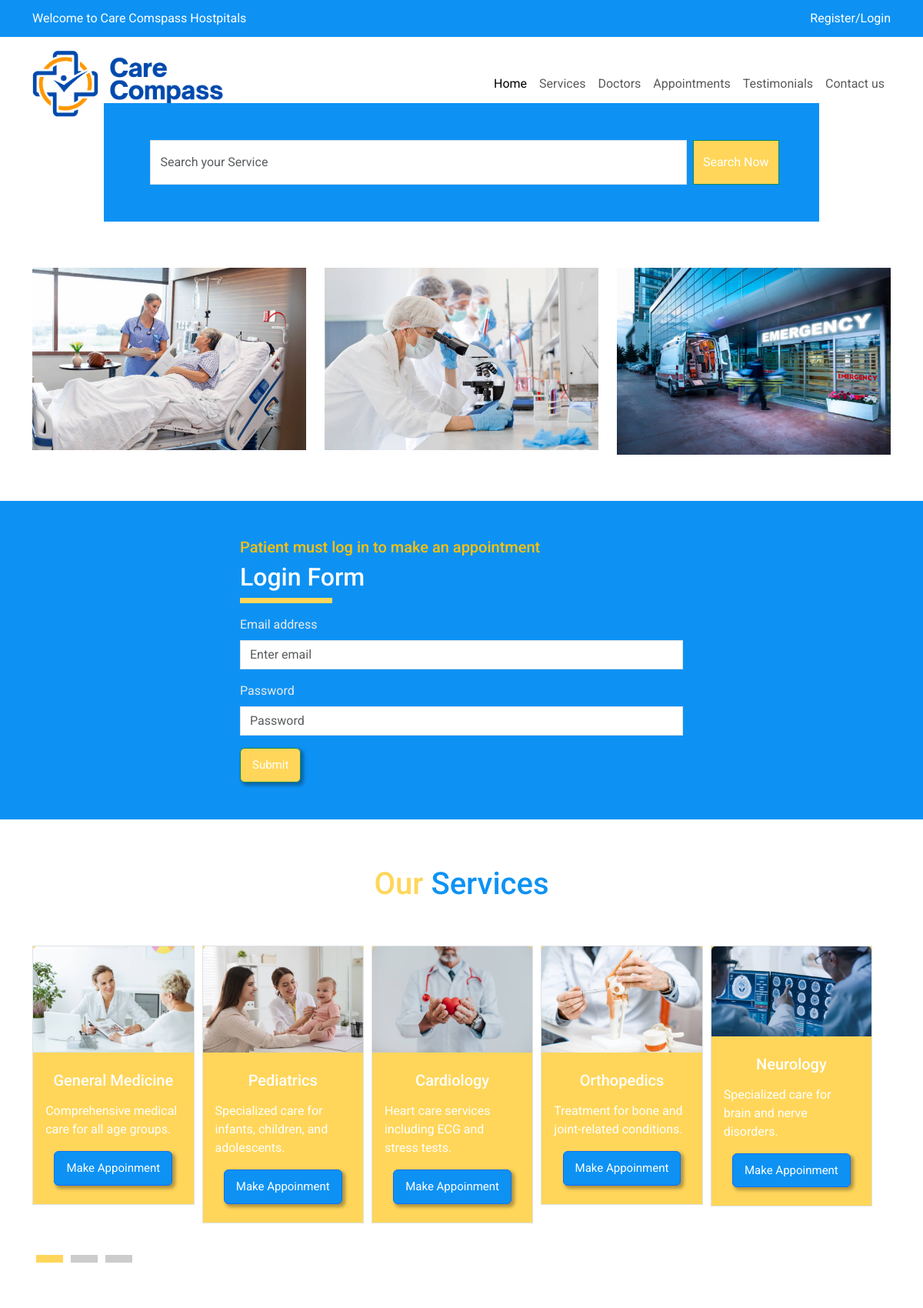
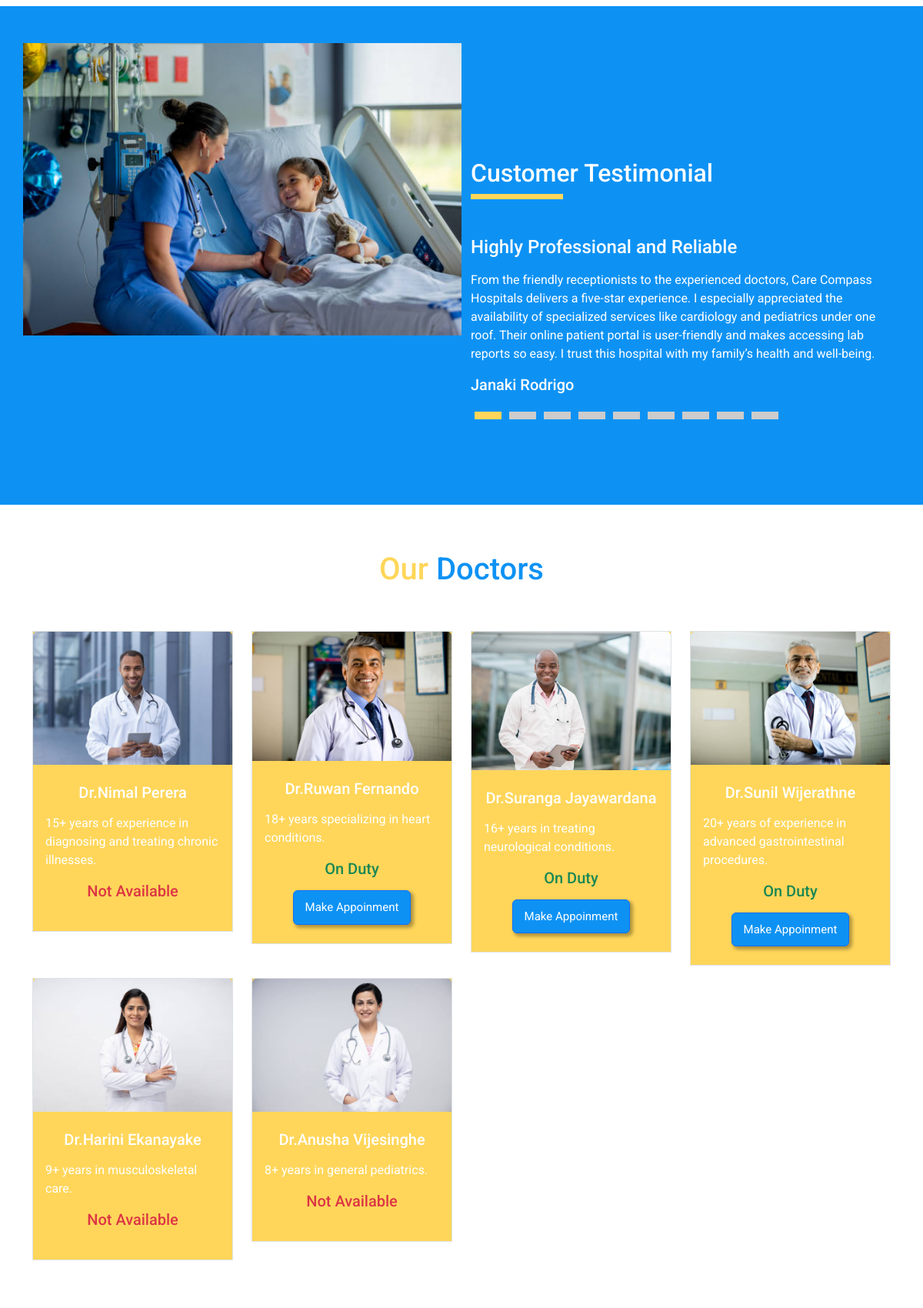
The page / (upper part) on the database its author committed (2 pictures, top to bottom).
### tables this page shows
CREATE TABLE IF NOT EXISTS `services` (
  `id` int NOT NULL AUTO_INCREMENT,
  `title` varchar(255) NOT NULL,
  `img` varchar(259) DEFAULT NULL,
  `description` text NOT NULL,
  `category` varchar(255) NOT NULL,
  PRIMARY KEY (`id`)
);

CREATE TABLE IF NOT EXISTS `testimonials` (
  `Id` int NOT NULL AUTO_INCREMENT,
  `full_name` varchar(255) NOT NULL,
  `telephone` varchar(255) NOT NULL,
  `headline` varchar(255) NOT NULL,
  `note` text NOT NULL,
  `decision` int NOT NULL DEFAULT '0',
  PRIMARY KEY (`Id`)
);

CREATE TABLE IF NOT EXISTS `doctors` (
  `Id` int NOT NULL AUTO_INCREMENT,
  `full_name` varchar(255) NOT NULL,
  `desciption` varchar(255) NOT NULL,
  `decision` int NOT NULL DEFAULT '1',
  `contact` longtext NOT NULL,
  `is_deleted` int NOT NULL DEFAULT '0',
  `img` varchar(255) NOT NULL DEFAULT 'doc',
  `specialty` varchar(256) NOT NULL,
  PRIMARY KEY (`Id`)
);

### index.php (the view, shortened to what this page needs)
<?php include 'inc/header.php';
include 'db.php';
?>
<section>
    <div class="boxofsearch ">
        <div class="container">
            <div class="row">
                <form action="services.php" method="get" class=" d-flex justify-content-center">
                    <div class="col-md-10 d-flex justify-content-center primary py-5 ">
                        <input type="text" class="form-control w-75 mx-2 br-0 rounded-0 py-3"
                            placeholder="Search your Service" name="query">
                        <button class="btn btn-success secondary rounded-0 py-3" type="submit">Search Now</button>
                    </div>
                </form>
            </div>
        </div>
    </div>
</section>
<section>
    <div class="container">
        <div class="row">
            <div class="col-md-4">
                <img src="img/specialist treatments.jpg" class="w-100" alt="specialist treatments">
            </div>
            <div class="col-md-4">
                <img src="img/laboratory tests.jpg" class="w-100" alt="laboratory tests">
            </div>
            <div class="col-md-4">
                <img src="img/emergency care.jpg" class="w-100" alt="emergency care">
            </div>
        </div>
    </div>
</section>
<section class="primary section appointment">
    <div class="container-fluid ">
        <?php
        if (isset($_SESSION['user_id'])) {
            include 'db.php';
            $sql = "SELECT Id, full_name, email, telephone FROM users WHERE Id='" . $_SESSION['user_id'] . "'";
            $result = $conn->query($sql);
            if ($result->num_rows > 0) {
                $row = $result->fetch_assoc();
                $name = $row['full_name'];
                $email = $row['email'];
                $telephone = $row['telephone'];
            } else {
                echo 'No data';
                exit();
            }
        ?>
            <div class="row">
                <div class="col-md-6 appoinment-bg"></div>
                <div class="col-md-6">
                    <div class="py-5 px-5 ">
                        <h2 class="text-white">Make An Appointment <br> Apply For Treatments</h2>
                        <div class="underline"></div>
                        <form method="post" action="appointment-process.php">
                            <div class="row g-3">
                                <h6 class="text-white  mt-5 mb-0">Patient Information</h6>
                                <input type="text" value="<?= $_SESSION['user_id'] ?>" name="patitentId" hidden>
                                <div class="col-md-12">
                                    <label for="" class="form-label">Full Name</label>
                                    <input type="text" class="form-control rounded-0"  placeholder="<?php echo htmlspecialchars($name); ?>" disabled aria-label="First name">
                                </div>
                                <div class="col-md-6">
                                    <label for="" class="form-label">Telephone</label>
                                    <input type="text" class="form-control rounded-0" placeholder="<?php echo htmlspecialchars($telephone); ?>" disabled aria-label="Last name">
                                </div>
                                <div class="col-md-6">
                                    <label for="" class="form-label">Email Address</label>
                                    <input type="text" class="form-control rounded-0" placeholder="<?php echo htmlspecialchars($email); ?>" disabled aria-label="First name">
                                </div>
                                <h6 class="text-white mt-4 mb-0">Appointment Information</h6>
                                <div class="col-md-6">
                                    <label for="doctor" class="form-label">Select Doctor/Specialty</label>
                                    <select class="form-select rounded-0" id="doctor" name="doctor">
                                        <?php
                                        $sql = "SELECT Id, full_name FROM doctors WHERE decision='1' AND is_deleted='0'";
                                        $result = $conn->query($sql);
                                        if ($result->num_rows > 0) {
                                            while ($row = $result->fetch_assoc()) {
                                                echo '<option value="' . $row['Id'] . '">' . htmlspecialchars($row['full_name']) . '</option>';
                                            }
                                        } else {
                                            echo '<option>No doctors available</option>';
                                        }
                                        ?>
                                    </select>
                                </div>
                                <div class="col-md-6">
                                    <label for="date" class="form-label">Preferred Date and Time</label>
                                    <input type="datetime-local" class="form-control rounded-0" id="date" name="appointment_date">
                                </div>
                                <div class="col-md-12">
                                    <textarea name="note" class="form-control rounded-0" rows="4" placeholder="Additional notes"></textarea>
                                </div>
                                <div class="col-md-12">
                                    <button type="submit" class="btn btn-success secondary btn-compass">Book Appointment</button>
                                </div>
                            </div>
                        </form>
                    </div>
                </div>
            </div>
        <?php
        } else {
        ?>
            <div class="row  py-5  justify-content-center">
                <div class="col-md-6">
                    <form method="post" action="login-process.php">
                        <div class="row g-3">
                            <div class="col-md-12">
                                <h5 class="text-warning">Patient must log in to make an appointment</h5>
                                <h2 class="text-white">Login Form</h2>
                                <div class="underline"></div>
                            </div>
                            <div class="col-md-12">
                                <label class="form-label">Email address</label>
                                <input type="email" class="form-control rounded-0" placeholder="Enter email" name="email">
                            </div>
                            <div class="col-md-12">
                                <label class="form-label">Password</label>
                                <input type="password" class="form-control rounded-0" name="password" placeholder="Password">
                            </div>
                            <div class="col-md-12">
                                <button type="submit" class="btn btn-success btn-compass secondary">Submit</button>
                            </div>
                        </div>
                    </form>
                </div>
            </div>
        <?php
        }
        ?>
    </div>
</section>
<section class="section">
    <div class="container">
        <div class="row">
            <div class="col-md-12 text-center mb-5">
                <h4 class="color-primary fs-1">Our <span class="color-secondary">Services</span> </h2>
            </div>
            <div class="row">
                <div class="owl-carousel services">
                    <?php
                    $sql = "SELECT id, title, img, description FROM services";
                    $result = $conn->query($sql);
                    if ($result->num_rows > 0) {
                        while ($row = $result->fetch_assoc()) {
                            echo '
                <div class="card secondary rounded-0 border">
                    <img src="img/' . $row['img'] . '" class="w-100 card-img-top" alt="...">
                    <div class="card-body py-4">
                        <h5 class="card-title text-white text-center mb-3">' . $row['title'] . '</h5>
                        <p class="text-white ">' . $row['description'] . '</p>
                        <div class="text-center">
                            <a href="index.php#appoinment" class="btn btn-primary btn-compass primary ">Make Appoinment</a>
                        </div>
                    </div>
                </div>
            ';
                        }
                    }
                    ?>
                </div>
            </div>
        </div>
    </div>
</section>
<section class="primary pt-5">
    <div class="container">
        <div class="row ">
            <div class="col-md-6 testimonials">
            </div>
            <div class="col-md-6">
                <div class="testimonials-content    ">
                    <h2 class="text-white">Customer Testimonial</h2>
                    <div class="underline"></div>
                    <div class="owl-carousel owl-theme testimonails mt-5">
                        <?php
                        $sql = "SELECT Id, full_name, telephone, headline, note, decision FROM testimonials  WHERE decision='1'";
                        $result = $conn->query($sql);
                        if ($result->num_rows > 0) {
                            while ($row = $result->fetch_assoc()) {
                                echo '' . ($row['decision'] == 1 ? '
     <div class="item">
            <h4 class="text-white">' . $row['headline'] . '</h4>
            <p class="text-white mt-3 ">' . $row['note'] . '</p>
            <h5 class="text-white">' . $row['full_name'] . '</p>
        </div>' : '') . '';
                            }
                        }
                        ?>
                    </div>
                </div>
            </div>
        </div>
    </div>
</section>
<section class="section">
    <div class="container">
        <div class="row">
            <div class="col-md-12 text-center mb-5">
                <h4 class="color-primary fs-1">Our <span class="color-secondary">Doctors</span> </h4>
            </div>
        </div>
        <div class="row">
            <?php
            include 'db.php';
            $sql = "SELECT Id, full_name, img, desciption, decision, specialty FROM doctors";
            $result = $conn->query($sql);
            if ($result->num_rows > 0) {
                while ($row = $result->fetch_assoc()) {
                    echo '
            <div class="col-md-3">
                <div class="card secondary rounded-0 border mb-3">
                    <img src="img/' . $row['img'] . '" class="w-100 card-img-top" alt="...">
                    <div class="card-body py-4">
                        <h5 class="card-title text-white text-center mb-3">' . $row['full_name'] . '</h5>
                        <p class="text-white ">' . $row['desciption'] . '</p>
';
                    if ($row['decision'] == 1) {
                        echo '<h5 class="card-title text-success text-center mb-3">On Duty</h5>
                        <div class="text-center">
                            <a href="appointments.php" class="btn btn-primary btn-compass primary ">Make Appoinment</a>
                        </div>
    ';
                    } else {
                        echo '<h5 class="card-title text-danger text-center mb-3">Not Available</h5>';
                    }
                    echo '
                    </div>
                </div>
            </div>
            ';
                }
            }
            ?>
        </div>
    </div>
</section>
<?php include 'inc/footer.php'; ?>

### css/style.css (style rules this page uses)
:root { --secondary: #FFD65A; --primary: #0D92F4; }
.color-primary { color: var(--secondary); }
.color-secondary { color: var(--primary); }
body { font-family: "Roboto", serif; }
.primary { background-color: var(--primary); }
.secondary { background-color: var(--secondary); }
.boxofsearch { position: relative; top: -60px; }
.section { margin: 60px 0px; }
.appointment label { color: rgb(235, 235, 235); }
.btn-compass { box-shadow: 3px 3px 4px 1px #0000004f; color: #ffffff; padding: 10px 15px; font-size: 15px; }
.underline { width: 120px; background-color: var(--secondary); height: 7px; }
.testimonials { background-image: url(../img/tesi_img.png); background-repeat: no-repeat; background-size: contain; }
.testimonials-content { height: 600px; padding: 150px 0px; }

### rows shown on the page
services: img (picture), title "General Medicine", description "Comprehensive medical care for all age groups."
services: img (picture), title "Pediatrics", description "Specialized care for infants, children, and adolescents."
services: img (picture), title "Cardiology", description "Heart care services including ECG and stress tests."
services: img (picture), title "Orthopedics", description "Treatment for bone and joint-related conditions."
services: img (picture), title "Neurology", description "Specialized care for brain and nerve disorders."
testimonials: headline "Highly Professional and Reliable", note "From the friendly receptionists to the experienced doctors, Care Compass Hospitals delivers a five-star experience. I especially appreciated the availability of specialized services like cardiology and pediatrics under one roof. Their online patient portal is user-friendly and makes accessing lab reports so easy. I trust this hospital with my family’s health and well-being.", full_name "Janaki Rodrigo"
doctors: img (picture), full_name "Dr.Nimal Perera", desciption "15+ years of experience in diagnosing and treating chronic illnesses.", decision "Not Available"
doctors: img (picture), full_name "Dr.Ruwan Fernando", desciption "18+ years specializing in heart conditions.", decision "On Duty"
doctors: img (picture), full_name "Dr.Suranga Jayawardana", desciption "16+ years in treating neurological conditions.", decision "On Duty"
doctors: img (picture), full_name "Dr.Sunil Wijerathne", desciption "20+ years of experience in advanced gastrointestinal procedures.", decision "On Duty"
doctors: img (picture), full_name "Dr.Harini Ekanayake", desciption "9+ years in musculoskeletal care.", decision "Not Available"
doctors: img (picture), full_name "Dr.Anusha Vijesinghe", desciption "8+ years in general pediatrics.", decision "Not Available"
